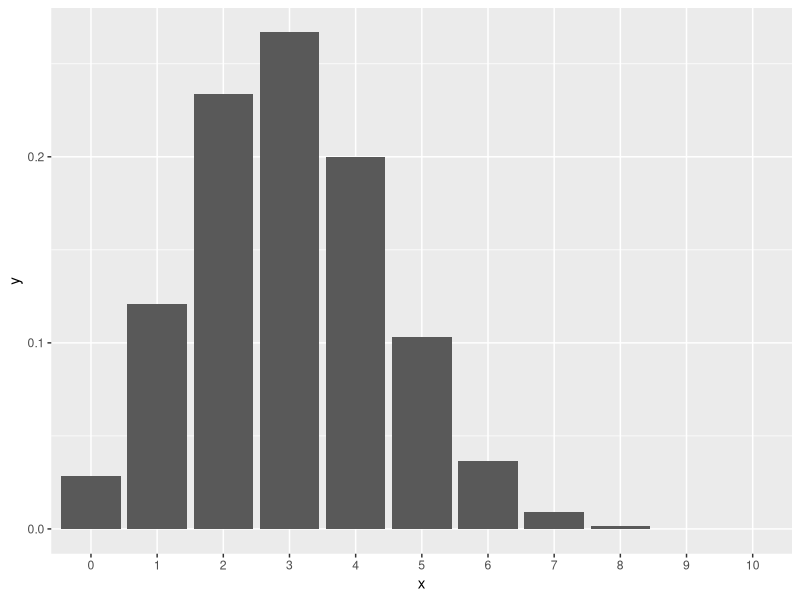

Write the R code that produced this figure.
## ---- chunk 1
library(tidyverse)
## ---- chunk 2
(binomial_10_.3 <- dbinom(0:10, 10, .3))

tibble(
  x = as.factor(0:10),
  y = binomial_10_.3
) %>% 
  ggplot(aes(x = x, y = y)) + 
  geom_col()
## ---- chunk 3
dbinom(
  x = 0:10,  # vector of all possible counts of successful trials
  size = 10, # number of trials (n)
  prob = .3  # probability of success
)
